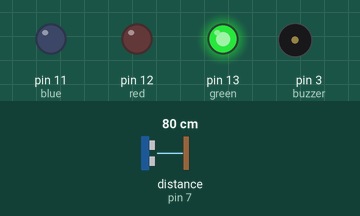
The sketch below on a simulated Arduino Uno, built with avr-gcc and run on an emulated ATmega328P. On the bench: output pins drawn as LEDs (lit = HIGH), buzzer (waves = sounding, pin HIGH). Wiring (inferred from the names in the program): ultrasonic range finder: trigger pin 6; echo pin 7. The test bench sets the inputs (shaded band); at power-on: distance to the obstacle (sensor on pin 7) 80 cm. The echo pulse lasts 58.3 µs per cm; pins used as bus, display or sensor lines are not drawn.

Above: at 1.3 s.
1.4 s: distance to the obstacle (sensor on pin 7) set to 2 cm
At 2.1 s:
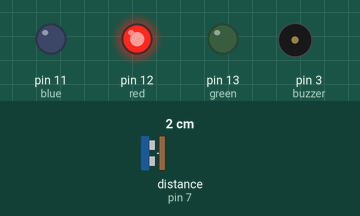
3.0 s: distance to the obstacle (sensor on pin 7) set to 18 cm
At 3.4 s:
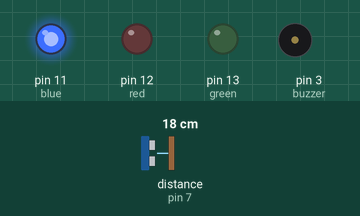
4.5 s: distance to the obstacle (sensor on pin 7) set to 4 cm
At 5.7 s:
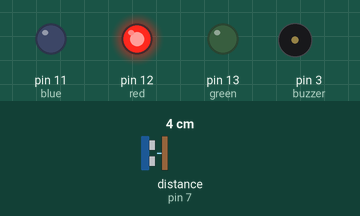
6.0 s: distance to the obstacle (sensor on pin 7) set to 35 cm
At 7.2 s:
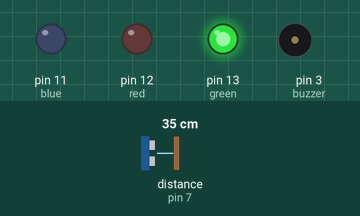
Timing chart, 0 to 8.5 s (numbered marks = the images above; inputs shaded):
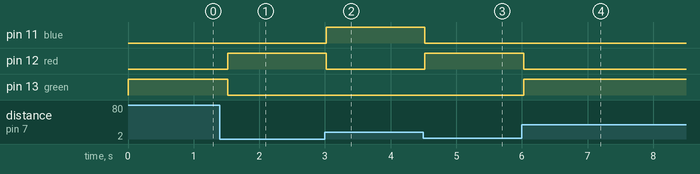

Measured:
- after the input at 1.4 s, pin 12 (red): LOW → HIGH after 0.12 s; pin 13 (green): HIGH → LOW after 0.12 s
- after the input at 3.0 s, pin 11 (blue): LOW → HIGH at once; pin 12 (red): HIGH → LOW at once
- after the input at 4.5 s, pin 11 (blue): HIGH → LOW at once; pin 12 (red): LOW → HIGH at once
- after the input at 6.0 s, pin 12 (red): HIGH → LOW at once; pin 13 (green): LOW → HIGH at once

The sketch:

distance.ino
```cpp
  int green=13;
  int blue =11;
  int red=12;
  int trigpin=6;
  int echopin=7;
  int buzzer=3;
  int sound=250;
// the setup function runs once when you press reset or power the board
void setup() {
  // initialize digital pin LED_BUILTIN as an output.


  pinMode(red, OUTPUT);
  pinMode(blue, OUTPUT);
  pinMode(green, OUTPUT);
  pinMode(trigpin, OUTPUT);
  pinMode(echopin, INPUT);
  pinMode(buzzer, OUTPUT);
}

// the loop function runs over and over again forever
void loop() {
  long duration, distance;
  digitalWrite(trigpin, LOW);
  delayMicroseconds(2);
  digitalWrite(trigpin, HIGH);
  delayMicroseconds(10);
  digitalWrite(trigpin, LOW);
  duration=pulseIn(echopin, HIGH);
  distance=(duration/2)/29.1;

  if (distance<=10){
    digitalWrite(red, HIGH);
    sound=250;
  }
  else {
    digitalWrite(red, LOW);
  }
  if (distance<=20 && distance>=10){
    digitalWrite(blue, HIGH);
    sound=260;
  }
  else {
    digitalWrite(blue, LOW);
  }
    if (distance>=20){
    digitalWrite(green, HIGH);
    sound=270;
  }
  else {
    digitalWrite(green, LOW);
  }
  delay(500);
}
```
